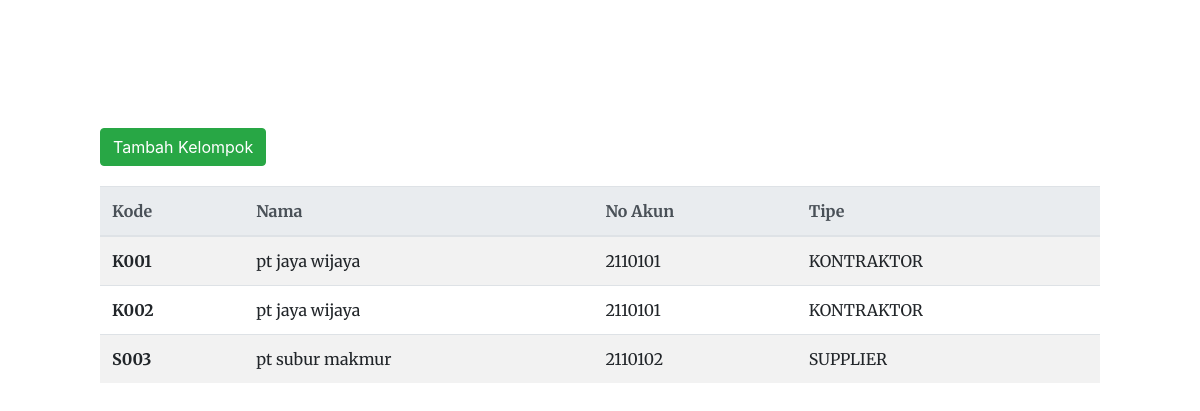
The page / on the database its author committed.
### tables this page shows
CREATE TABLE IF NOT EXISTS `keu_5klsupplier` (
  `kodeklp` varchar(4) NOT NULL,
  `namaklp` varchar(200) NOT NULL,
  `noakun` int(7) NOT NULL DEFAULT '0',
  `tipe` enum('KONTRAKTOR','SUPPLIER') NOT NULL DEFAULT 'SUPPLIER',
  PRIMARY KEY (`kodeklp`)
);

### index.php (the view, shortened to what this page needs)
<!DOCTYPE html>
<html lang="en">
    <head>
        <link href="https://cdnjs.cloudflare.com/ajax/libs/magnific-popup.js/1.1.0/magnific-popup.min.css" rel="stylesheet" />
        <link href="css/styles.css" rel="stylesheet" />
    </head>
<body>
<section class="page-section" id="tengah" style="padding-left:100px; padding-right:100px;">
<?php
$sql="SELECT * FROM keu_5klsupplier";
$fetch= mysql_query($sql) or die(mysql_error());
?>
    <div style="padding-bottom:20px;">
        <button type="button" class="btn btn-success" data-toggle="modal" data-target="#formTambah">Tambah Kelompok</button>
    </div>
    <table class="table table-striped">
    <thead class="thead-light">
        <tr>
        <th scope="col">Kode</th>
        <th scope="col">Nama</th>
        <th scope="col">No Akun</th>
        <th scope="col">Tipe</th>
        </tr>
    </thead>
    <tbody>
    <?php
        while( $row = mysql_fetch_assoc($fetch) ){
            echo '<tr>
                <th scope="row">'.$row['kodeklp'].'</th>
                <td>'.$row['namaklp'].'</td>
                <td>'.$row['noakun'].'</td>
                <td>'.$row['tipe'].'</td>
                </tr>';
        }
    ?>
    </tbody>
</section>
</body>
</html>

### rows shown on the page
keu_5klsupplier: kodeklp "K001", namaklp "pt jaya wijaya", noakun "2110101", tipe "KONTRAKTOR"
keu_5klsupplier: kodeklp "K002", namaklp "pt jaya wijaya", noakun "2110101", tipe "KONTRAKTOR"
keu_5klsupplier: kodeklp "S003", namaklp "pt subur makmur", noakun "2110102", tipe "SUPPLIER"
